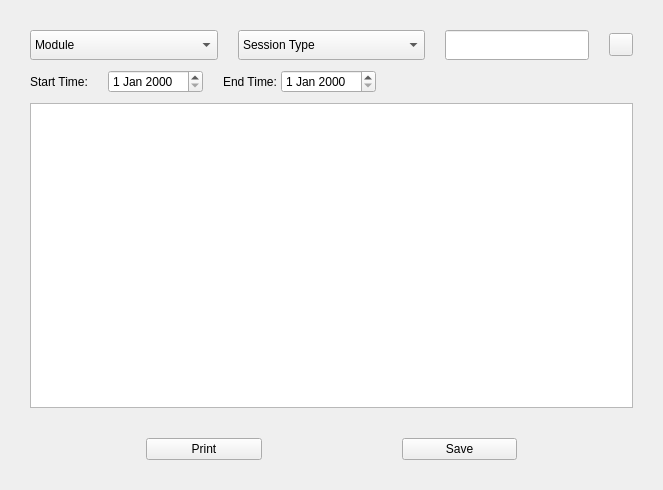
<?xml version="1.0" encoding="UTF-8"?>
<ui version="4.0">
 <class>Frame</class>
 <widget class="QFrame" name="Frame">
  <property name="geometry">
   <rect>
    <x>0</x>
    <y>0</y>
    <width>663</width>
    <height>490</height>
   </rect>
  </property>
  <property name="windowTitle">
   <string>Frame</string>
  </property>
  <layout class="QGridLayout" name="gridLayout">
   <property name="leftMargin">
    <number>30</number>
   </property>
   <property name="topMargin">
    <number>30</number>
   </property>
   <property name="rightMargin">
    <number>30</number>
   </property>
   <property name="bottomMargin">
    <number>30</number>
   </property>
   <item row="0" column="0">
    <layout class="QVBoxLayout" name="verticalLayout_2">
     <property name="spacing">
      <number>10</number>
     </property>
     <item>
      <layout class="QVBoxLayout" name="verticalLayout">
       <property name="spacing">
        <number>10</number>
       </property>
       <item>
        <layout class="QHBoxLayout" name="horizontalLayout_3">
         <property name="spacing">
          <number>20</number>
         </property>
         <item>
          <widget class="QComboBox" name="comboBox">
           <property name="sizePolicy">
            <sizepolicy hsizetype="Preferred" vsizetype="Preferred">
             <horstretch>0</horstretch>
             <verstretch>0</verstretch>
            </sizepolicy>
           </property>
           <item>
            <property name="text">
             <string>Module</string>
            </property>
           </item>
          </widget>
         </item>
         <item>
          <widget class="QComboBox" name="comboBox_2">
           <property name="sizePolicy">
            <sizepolicy hsizetype="Preferred" vsizetype="Preferred">
             <horstretch>0</horstretch>
             <verstretch>0</verstretch>
            </sizepolicy>
           </property>
           <item>
            <property name="text">
             <string>Session Type</string>
            </property>
           </item>
          </widget>
         </item>
         <item>
          <layout class="QHBoxLayout" name="search_horizontalLayout">
           <item>
            <widget class="QLineEdit" name="search_lineEdit">
             <property name="sizePolicy">
              <sizepolicy hsizetype="Preferred" vsizetype="Fixed">
               <horstretch>0</horstretch>
               <verstretch>0</verstretch>
              </sizepolicy>
             </property>
             <property name="minimumSize">
              <size>
               <width>30</width>
               <height>30</height>
              </size>
             </property>
            </widget>
           </item>
           <item>
            <widget class="QToolButton" name="search_toolButton">
             <property name="styleSheet">
              <string notr="true">border-image:url(:/all/images/searchIcon.png)</string>
             </property>
             <property name="text">
              <string/>
             </property>
            </widget>
           </item>
          </layout>
         </item>
        </layout>
       </item>
       <item>
        <layout class="QHBoxLayout" name="horizontalLayout_4">
         <property name="spacing">
          <number>20</number>
         </property>
         <item>
          <layout class="QHBoxLayout" name="horizontalLayout">
           <item>
            <widget class="QLabel" name="label">
             <property name="text">
              <string>Start Time:</string>
             </property>
            </widget>
           </item>
           <item>
            <widget class="QDateEdit" name="dateEdit">
             <property name="sizePolicy">
              <sizepolicy hsizetype="Preferred" vsizetype="Preferred">
               <horstretch>0</horstretch>
               <verstretch>0</verstretch>
              </sizepolicy>
             </property>
            </widget>
           </item>
          </layout>
         </item>
         <item>
          <layout class="QHBoxLayout" name="horizontalLayout_2">
           <property name="spacing">
            <number>4</number>
           </property>
           <item>
            <widget class="QLabel" name="label_2">
             <property name="text">
              <string>End Time:</string>
             </property>
            </widget>
           </item>
           <item>
            <widget class="QDateEdit" name="dateEdit_2">
             <property name="sizePolicy">
              <sizepolicy hsizetype="Preferred" vsizetype="Preferred">
               <horstretch>0</horstretch>
               <verstretch>0</verstretch>
              </sizepolicy>
             </property>
            </widget>
           </item>
           <item>
            <spacer name="horizontalSpacer_4">
             <property name="orientation">
              <enum>Qt::Horizontal</enum>
             </property>
             <property name="sizeHint" stdset="0">
              <size>
               <width>40</width>
               <height>20</height>
              </size>
             </property>
            </spacer>
           </item>
          </layout>
         </item>
        </layout>
       </item>
      </layout>
     </item>
     <item>
      <widget class="QListView" name="listView"/>
     </item>
     <item>
      <spacer name="verticalSpacer">
       <property name="orientation">
        <enum>Qt::Vertical</enum>
       </property>
       <property name="sizeType">
        <enum>QSizePolicy::Fixed</enum>
       </property>
       <property name="sizeHint" stdset="0">
        <size>
         <width>20</width>
         <height>20</height>
        </size>
       </property>
      </spacer>
     </item>
     <item>
      <layout class="QHBoxLayout" name="horizontalLayout_5">
       <item>
        <spacer name="horizontalSpacer_2">
         <property name="orientation">
          <enum>Qt::Horizontal</enum>
         </property>
         <property name="sizeHint" stdset="0">
          <size>
           <width>40</width>
           <height>20</height>
          </size>
         </property>
        </spacer>
       </item>
       <item>
        <widget class="QPushButton" name="pushButton">
         <property name="sizePolicy">
          <sizepolicy hsizetype="MinimumExpanding" vsizetype="Fixed">
           <horstretch>0</horstretch>
           <verstretch>0</verstretch>
          </sizepolicy>
         </property>
         <property name="text">
          <string>Print</string>
         </property>
        </widget>
       </item>
       <item>
        <spacer name="horizontalSpacer">
         <property name="orientation">
          <enum>Qt::Horizontal</enum>
         </property>
         <property name="sizeHint" stdset="0">
          <size>
           <width>130</width>
           <height>20</height>
          </size>
         </property>
        </spacer>
       </item>
       <item>
        <widget class="QPushButton" name="pushButton_2">
         <property name="sizePolicy">
          <sizepolicy hsizetype="MinimumExpanding" vsizetype="Fixed">
           <horstretch>0</horstretch>
           <verstretch>0</verstretch>
          </sizepolicy>
         </property>
         <property name="text">
          <string>Save</string>
         </property>
        </widget>
       </item>
       <item>
        <spacer name="horizontalSpacer_3">
         <property name="orientation">
          <enum>Qt::Horizontal</enum>
         </property>
         <property name="sizeHint" stdset="0">
          <size>
           <width>40</width>
           <height>20</height>
          </size>
         </property>
        </spacer>
       </item>
      </layout>
     </item>
    </layout>
   </item>
  </layout>
 </widget>
 <resources>
  <include location="../images.qrc"/>
 </resources>
 <connections/>
</ui>
